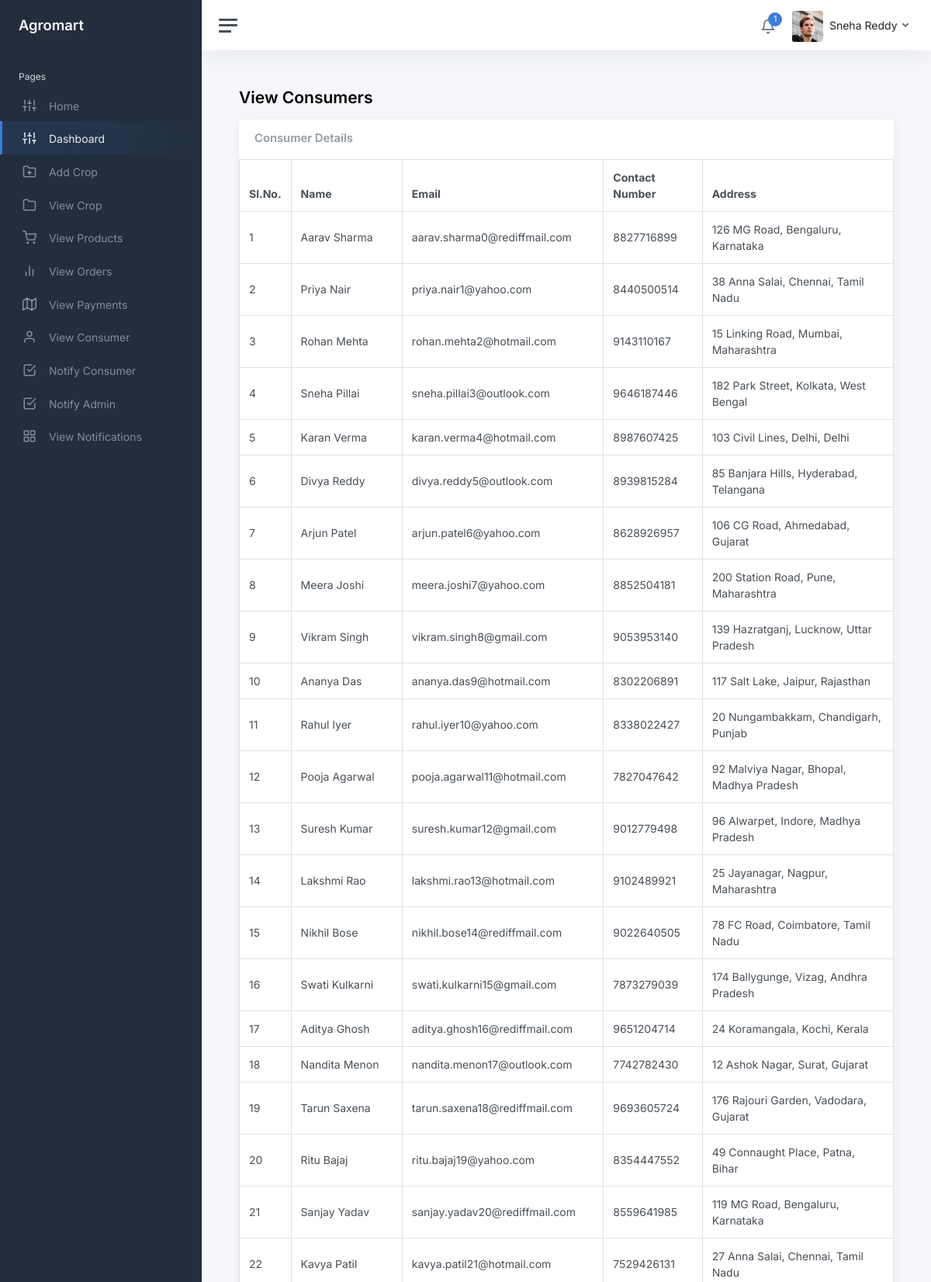
/farmer/view-consumer.php (signed in, upper part), run on the app's committed database.
### tables this page shows
CREATE TABLE IF NOT EXISTS `consumer` (
  `consumer_id` int NOT NULL AUTO_INCREMENT,
  `consumer_name` varchar(30) NOT NULL,
  `consumer_email` varchar(30) NOT NULL,
  `consumer_contact_number` varchar(12) NOT NULL,
  `consumer_address` text NOT NULL,
  `consumer_username` varchar(30) NOT NULL,
  `consumer_password` varchar(30) NOT NULL,
  PRIMARY KEY (`consumer_id`)
);

### farmer/view-consumer.php (the view, shortened to what this page needs)
<?php
include './includes/connection.php';
?>
<!DOCTYPE html>
<html lang="en">
<head>
	<link href="css/app.css" rel="stylesheet">
</head>
<body>
	<div class="wrapper">
		<?php include('./includes/sidebar.php'); ?>
		<div class="main">
			<?php include('./includes/navbar.php'); ?>
			<main class="content">
				<div class="container-fluid p-0">
					<h1 class="h3 mb-3"><strong>View Consumers</strong></h1>
					<div class="row">
						<div class="col-12 d-flex">
							<div class="card flex-fill">
								<div class="card-header">
									<h5 class="card-title mb-0">Consumer Details</h5>
								</div>
								<table class="table table-bordered my-0">
									<thead>
										<tr>
											<th>Sl.No.</th>
											<th class="d-none d-xl-table-cell">Name</th>
											<th class="d-none d-xl-table-cell">Email</th>
											<th class="d-none d-xl-table-cell">Contact Number</th>
											<th class="d-none d-xl-table-cell">Address</th>
										</tr>
									</thead>
									<tbody>
										<?php
											$query=mysqli_query($con,"SELECT * from consumer") or die(mysqli_error($con));
											if(mysqli_num_rows($query)){
												$i=1;
												while($row=mysqli_fetch_array($query)){
										?>
										<tr>
											<td><?php echo $i; ?></td>
											<td class="d-none d-xl-table-cell"><?php echo $row['consumer_name']; ?></td>
											<td class="d-none d-xl-table-cell"><?php echo $row['consumer_email']; ?></td>
											<td class="d-none d-xl-table-cell"><?php echo $row['consumer_contact_number']; ?></td>
											<td class="d-none d-xl-table-cell"><?php echo $row['consumer_address']; ?></td>
										</tr>
										<?php
												$i++;
												}
											}
										?>
									</tbody>
								</table>
							</div>
						</div>
					</div>
				</div>
			</main>
		</div>
	</div>
</body>
</html>

### data on the page
consumer: consumer_name "Aarav Sharma", consumer_email "aarav.sharma0@rediffmail.com", consumer_contact_number "8827716899", consumer_address "126 MG Road, Bengaluru, Karnataka"
consumer: consumer_name "Priya Nair", consumer_email "priya.nair1@yahoo.com", consumer_contact_number "8440500514", consumer_address "38 Anna Salai, Chennai, Tamil Nadu"
consumer: consumer_name "Rohan Mehta", consumer_email "rohan.mehta2@hotmail.com", consumer_contact_number "9143110167", consumer_address "15 Linking Road, Mumbai, Maharashtra"
consumer: consumer_name "Sneha Pillai", consumer_email "sneha.pillai3@outlook.com", consumer_contact_number "9646187446", consumer_address "182 Park Street, Kolkata, West Bengal"
consumer: consumer_name "Karan Verma", consumer_email "karan.verma4@hotmail.com", consumer_contact_number "8987607425", consumer_address "103 Civil Lines, Delhi, Delhi"
consumer: consumer_name "Divya Reddy", consumer_email "divya.reddy5@outlook.com", consumer_contact_number "8939815284", consumer_address "85 Banjara Hills, Hyderabad, Telangana"
consumer: consumer_name "Arjun Patel", consumer_email "arjun.patel6@yahoo.com", consumer_contact_number "8628926957", consumer_address "106 CG Road, Ahmedabad, Gujarat"
consumer: consumer_name "Meera Joshi", consumer_email "meera.joshi7@yahoo.com", consumer_contact_number "8852504181", consumer_address "200 Station Road, Pune, Maharashtra"
consumer: consumer_name "Vikram Singh", consumer_email "vikram.singh8@gmail.com", consumer_contact_number "9053953140", consumer_address "139 Hazratganj, Lucknow, Uttar Pradesh"
consumer: consumer_name "Ananya Das", consumer_email "ananya.das9@hotmail.com", consumer_contact_number "8302206891", consumer_address "117 Salt Lake, Jaipur, Rajasthan"
consumer: consumer_name "Rahul Iyer", consumer_email "rahul.iyer10@yahoo.com", consumer_contact_number "8338022427", consumer_address "20 Nungambakkam, Chandigarh, Punjab"
consumer: consumer_name "Pooja Agarwal", consumer_email "pooja.agarwal11@hotmail.com", consumer_contact_number "7827047642", consumer_address "92 Malviya Nagar, Bhopal, Madhya Pradesh"
consumer: consumer_name "Suresh Kumar", consumer_email "suresh.kumar12@gmail.com", consumer_contact_number "9012779498", consumer_address "96 Alwarpet, Indore, Madhya Pradesh"
consumer: consumer_name "Lakshmi Rao", consumer_email "lakshmi.rao13@hotmail.com", consumer_contact_number "9102489921", consumer_address "25 Jayanagar, Nagpur, Maharashtra"
consumer: consumer_name "Nikhil Bose", consumer_email "nikhil.bose14@rediffmail.com", consumer_contact_number "9022640505", consumer_address "78 FC Road, Coimbatore, Tamil Nadu"
consumer: consumer_name "Swati Kulkarni", consumer_email "swati.kulkarni15@gmail.com", consumer_contact_number "7873279039", consumer_address "174 Ballygunge, Vizag, Andhra Pradesh"
consumer: consumer_name "Aditya Ghosh", consumer_email "aditya.ghosh16@rediffmail.com", consumer_contact_number "9651204714", consumer_address "24 Koramangala, Kochi, Kerala"
consumer: consumer_name "Nandita Menon", consumer_email "nandita.menon17@outlook.com", consumer_contact_number "7742782430", consumer_address "12 Ashok Nagar, Surat, Gujarat"
consumer: consumer_name "Tarun Saxena", consumer_email "tarun.saxena18@rediffmail.com", consumer_contact_number "9693605724", consumer_address "176 Rajouri Garden, Vadodara, Gujarat"
consumer: consumer_name "Ritu Bajaj", consumer_email "ritu.bajaj19@yahoo.com", consumer_contact_number "8354447552", consumer_address "49 Connaught Place, Patna, Bihar"
consumer: consumer_name "Sanjay Yadav", consumer_email "sanjay.yadav20@rediffmail.com", consumer_contact_number "8559641985", consumer_address "119 MG Road, Bengaluru, Karnataka"
consumer: consumer_name "Kavya Patil", consumer_email "kavya.patil21@hotmail.com", consumer_contact_number "7529426131", consumer_address "27 Anna Salai, Chennai, Tamil Nadu"

### other printed values
$Count "1"
$Name "Sneha Reddy"
